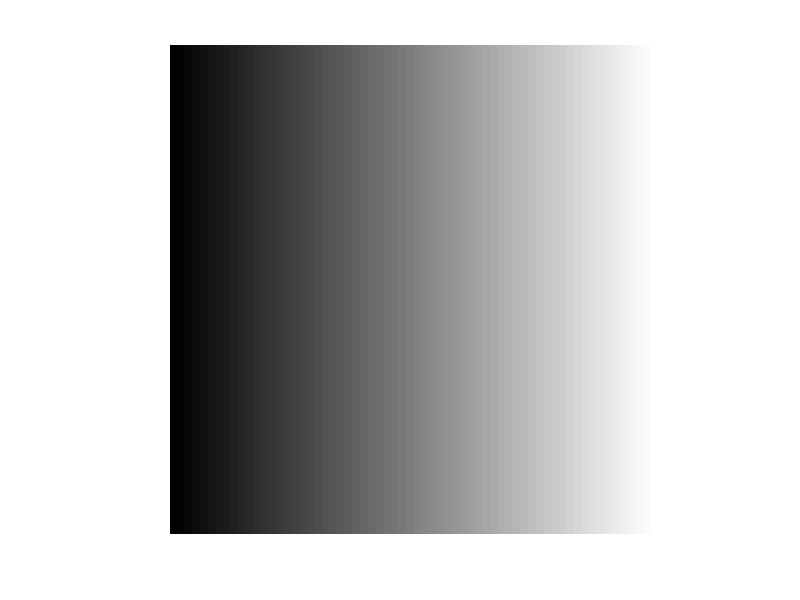
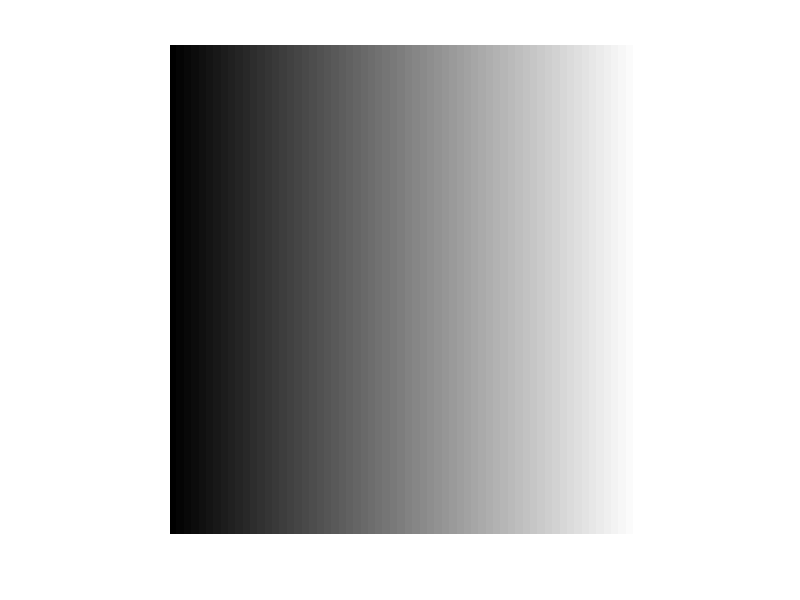

Here is the MATLAB script that generated these plots, in order:
clear;close;
M=1024;
N=1024;

for N=1:N
    for M=1:M
        a(M,N)=N;
    end
end
imshow(a,[0 1024]);

for N=1:N
    for M=1:M
        a(M,N)=round(N*(1.2^0.2));
        if a(M,N)>1024
            a(M,N)=1024;
        end
    end
end
figure(2);
imshow(a,[0 1024]);
